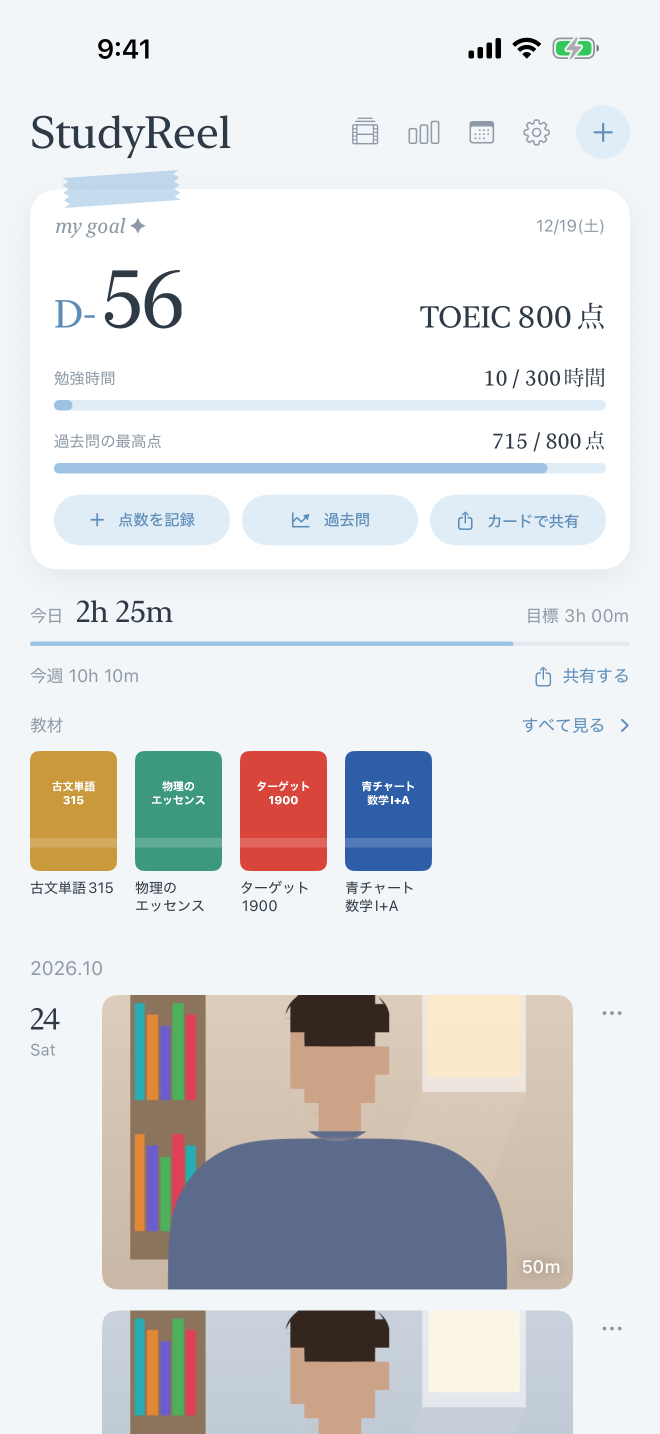
#> input picture tools/pv/assets/home18.png, 1320 x 2868 px (shown at 1/2 size)
$ python thumbs.py
#> lines starting #> are read from the running program, lines starting #| are printed output that depends on the picture; after the words box and inside, x2 and y2 are one past the last pixel; in counts of white or black regions, pixels touching at a corner belong together
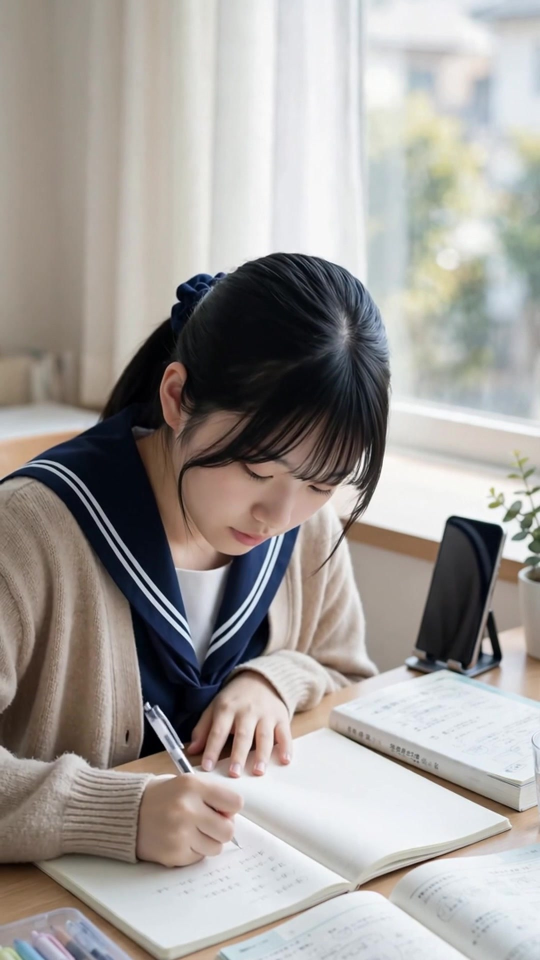
#> input picture tools/pv/assets/tl-noon.jpg, 1080 x 1920 px (shown at 1/2 size)
#!/usr/bin/env python3
"""アプリの画面（スクショ）の中のサムネイルを、assets の写真に差し替えた画像を作る。

デモの記録は平たいイラストの人なので、PV では写真に置き換える。
位置はスクショ（1320×2868）のピクセルで、画面が変わったら測り直す。

  python3 thumbs.py        # assets/ と assets/en/ に *-photo.png を書く
"""
import os

from PIL import Image, ImageDraw, ImageFont

HERE = os.path.dirname(os.path.abspath(__file__))
A = os.path.join(HERE, "assets")
PHOTOS = ["tl-morning.jpg", "tl-noon.jpg", "tl-night.jpg", "tl-stretch.jpg"]

# 画面 → [(左, 上, 右, 下, 角の丸み, 写真の番号, 右下の文字)]
SPOTS = {
    "home18.png": [(204, 1990, 1146, 2579, 28, 1, "50m"), (204, 2621, 1146, 3210, 28, 0, "")],
    "share.png": [(126, 1772, 1194, 2222, 24, 1, "")],
    "vlog.png": [(60, 700, 348, 880, 16, 0, ""), (372, 700, 660, 880, 16, 1, ""),
                 (684, 700, 972, 880, 16, 2, ""), (996, 700, 1284, 880, 16, 3, "")],
}


def cover(photo, w, h, focus_y=0.4):
    """写真を w×h に切り抜く（顔が入るように少し上を中心に）"""
#> called with w = 942, h = 589, focus_y = 0.4
    scale = max(w / photo.width, h / photo.height)
#> scale = 0.872
    p = photo.resize((round(photo.width * scale), round(photo.height * scale)), Image.LANCZOS)
    left = (p.width - w) // 2
#> left = 0
    top = int((p.height - h) * focus_y)
#> top = 434
    return p.crop((left, top, left + w, top + h))
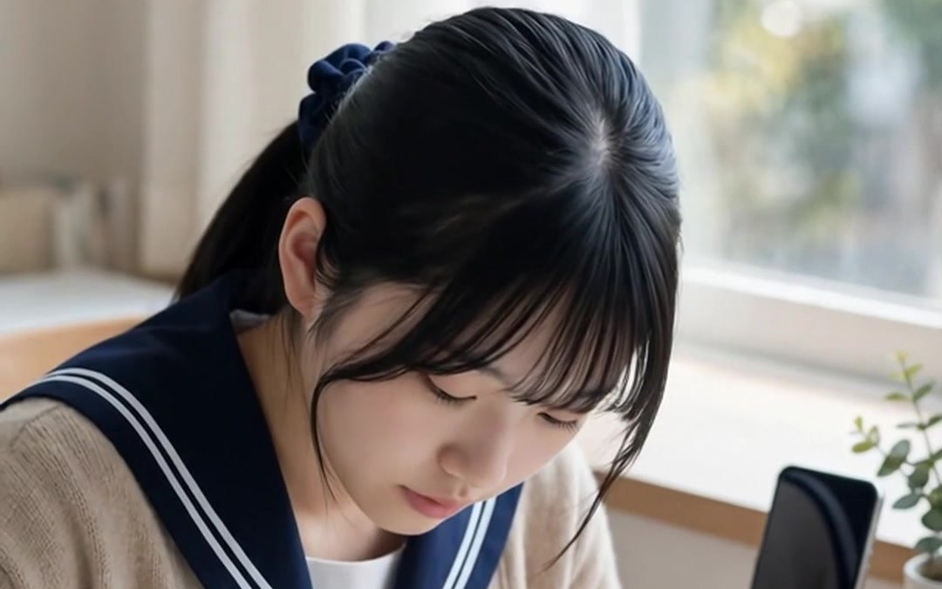
#> returned value: PIL image 942x589 RGBA; mean R, G, B, A 125.1, 119.8, 116.2, 255


def patch(src, dst, spots):
    shot = Image.open(src).convert("RGBA")
    font = ImageFont.truetype(os.path.join(HERE, "fonts", "ZenKakuGothicNew-Medium.ttf"), 30)
    for left, top, right, bottom, radius, index, label in spots:
        w, h = right - left, bottom - top
        photo = cover(Image.open(os.path.join(A, PHOTOS[index])).convert("RGBA"), w, h)
        mask = Image.new("L", (w, h), 0)
#> mask: PIL image 942x589 L; every value is 0
        ImageDraw.Draw(mask).rounded_rectangle((0, 0, w - 1, h - 1), radius=radius, fill=255)
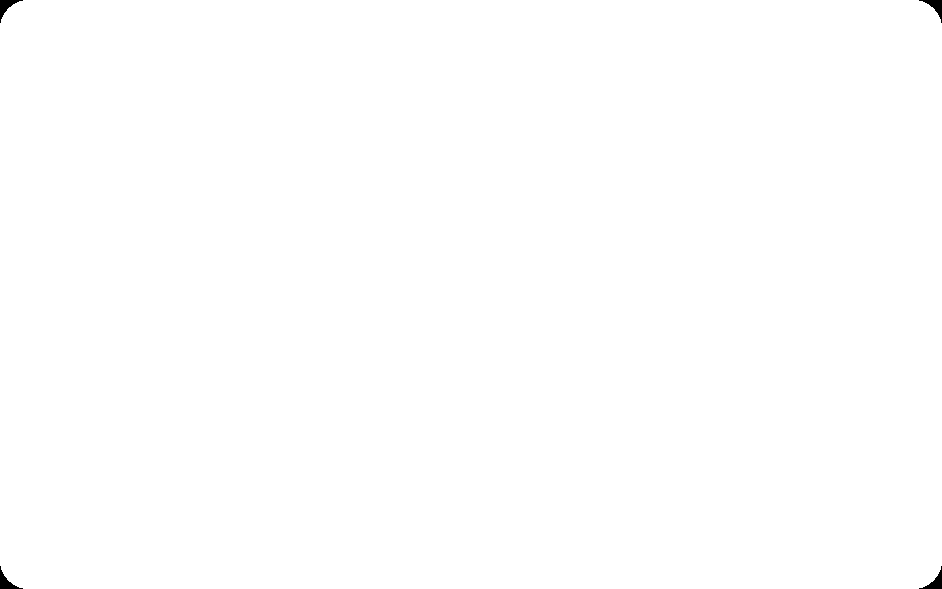
#> mask: PIL image 942x589 L; 99.9% white; 4 black regions, box (x1, y1, x2, y2) and area: (0, 0, 23, 23) 174, (919, 0, 942, 23) 174, (0, 566, 23, 589) 174, (919, 566, 942, 589) 174
        # 画面の下で切れている枠は、切れたまま貼る
        visible = (0, 0, w, min(h, shot.height - top))
#> visible = (0, 0, 942, 589)
        shot.paste(photo.crop(visible), (left, top), mask.crop(visible))
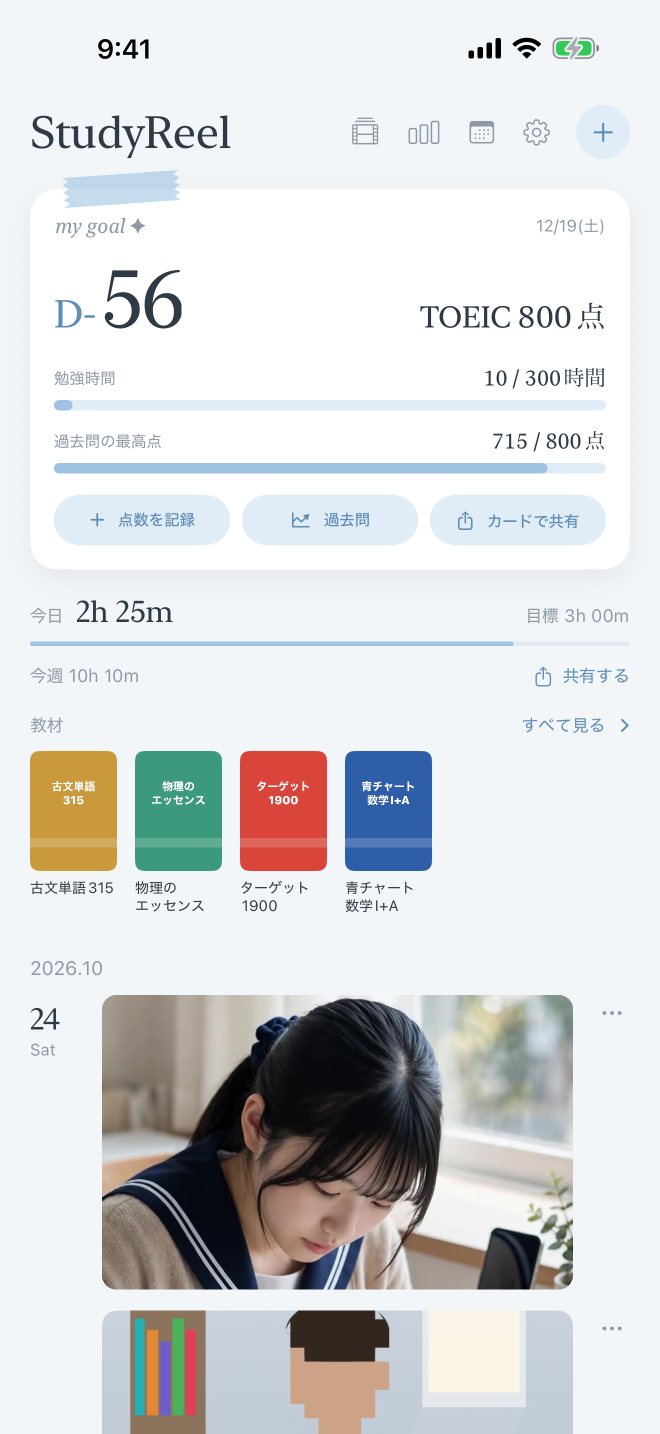
#> shot: PIL image 1320x2868 RGBA (shown at 1/2 size); mean R, G, B, A 215.5, 216.5, 217.5, 255
        if label:
            draw = ImageDraw.Draw(shot)
            x, y = right - 26, bottom - 22
            draw.text((x + 1, y + 2), label, font=font, fill=(0, 0, 0, 90), anchor="rd")
            draw.text((x, y), label, font=font, fill=(255, 255, 255, 255), anchor="rd")
    shot.convert("RGB").save(dst)
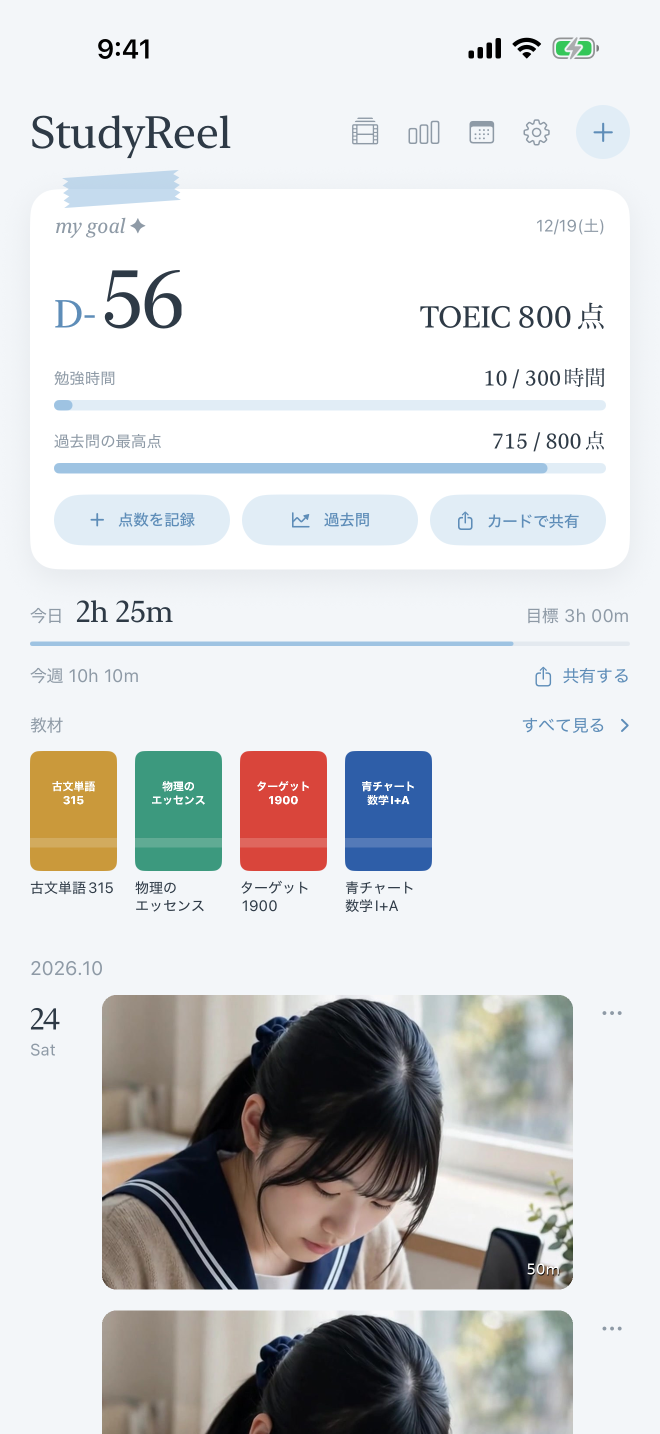
#> saved as home18-photo.png: PIL image 1320x2868 RGB (shown at 1/2 size); mean R, G, B 211.8, 212.9, 213.9


for name, spots in SPOTS.items():
    for folder in (A, os.path.join(A, "en")):
        src = os.path.join(folder, name)
        if os.path.exists(src):
            patch(src, os.path.join(folder, name.replace(".png", "-photo.png")), spots)
            print("wrote", os.path.join(folder, name.replace(".png", "-photo.png")))
#> pass 2 of the loop `for name, spots in SPOTS.items():`:
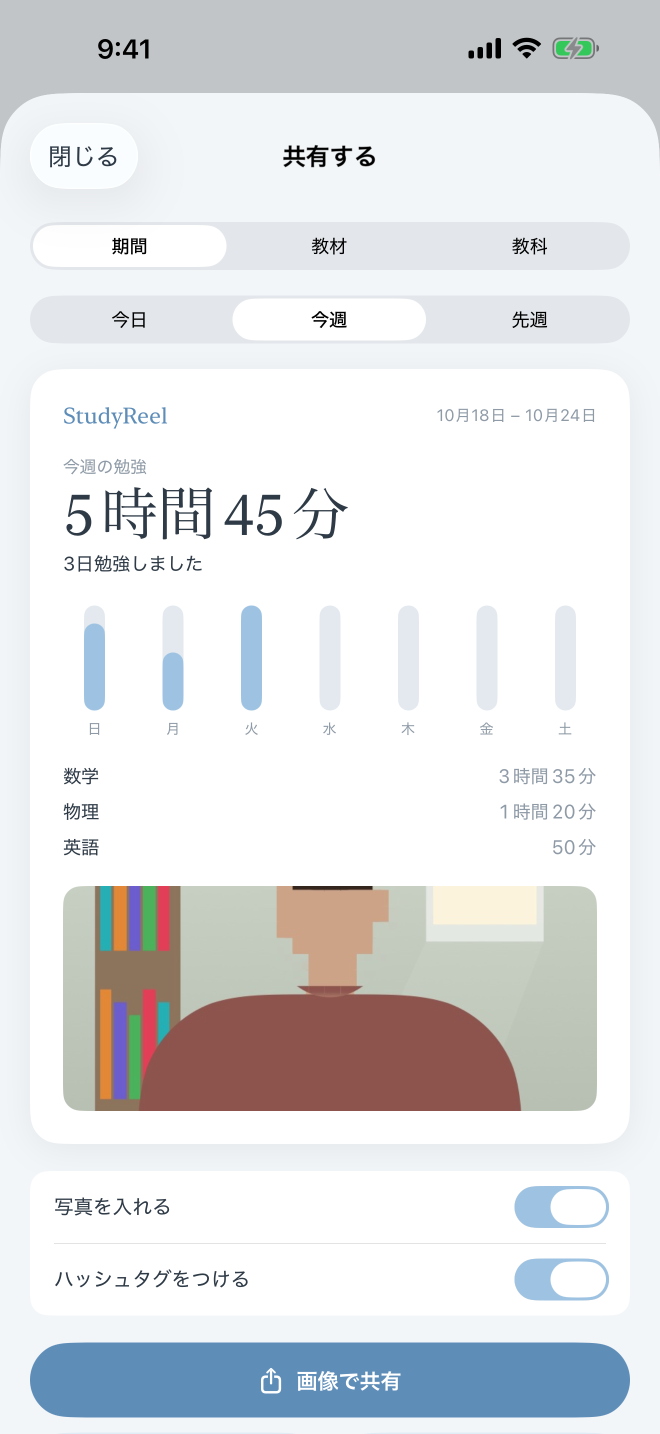
#> input picture tools/pv/assets/share.png, 1320 x 2868 px (shown at 1/2 size)
#> p: PIL image 1068x1899 RGBA
#> in patch (call 3), `ImageDraw.Draw(mask).rounded_rectangle((0, 0, w - 1, h - 1), radius=ra..`:
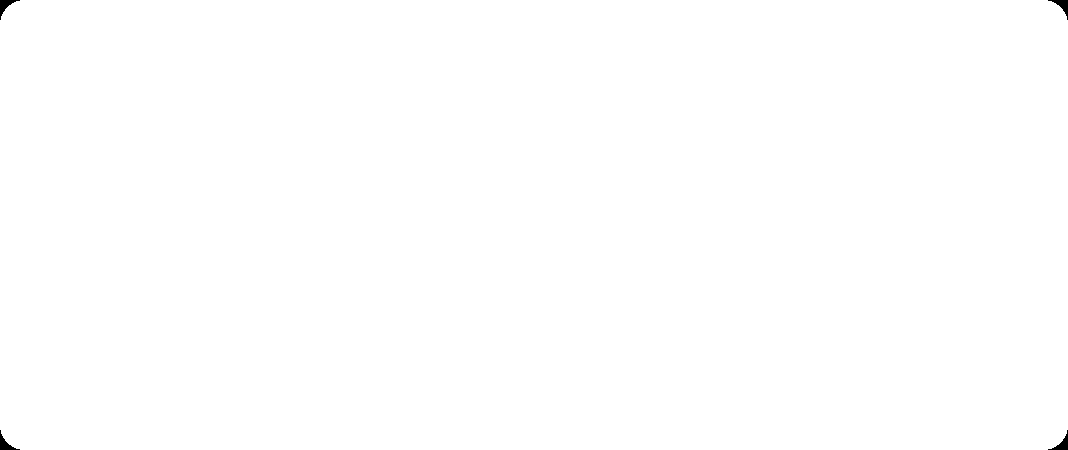
#> mask: PIL image 1068x450 L; 99.9% white; 4 black regions, box (x1, y1, x2, y2) and area: (0, 0, 20, 20) 131, (1048, 0, 1068, 20) 131, (0, 430, 20, 450) 131, (1048, 430, 1068, 450) 131
#> in patch (call 3), `shot.paste(photo.crop(visible), (left, top), mask.crop(visible))`:
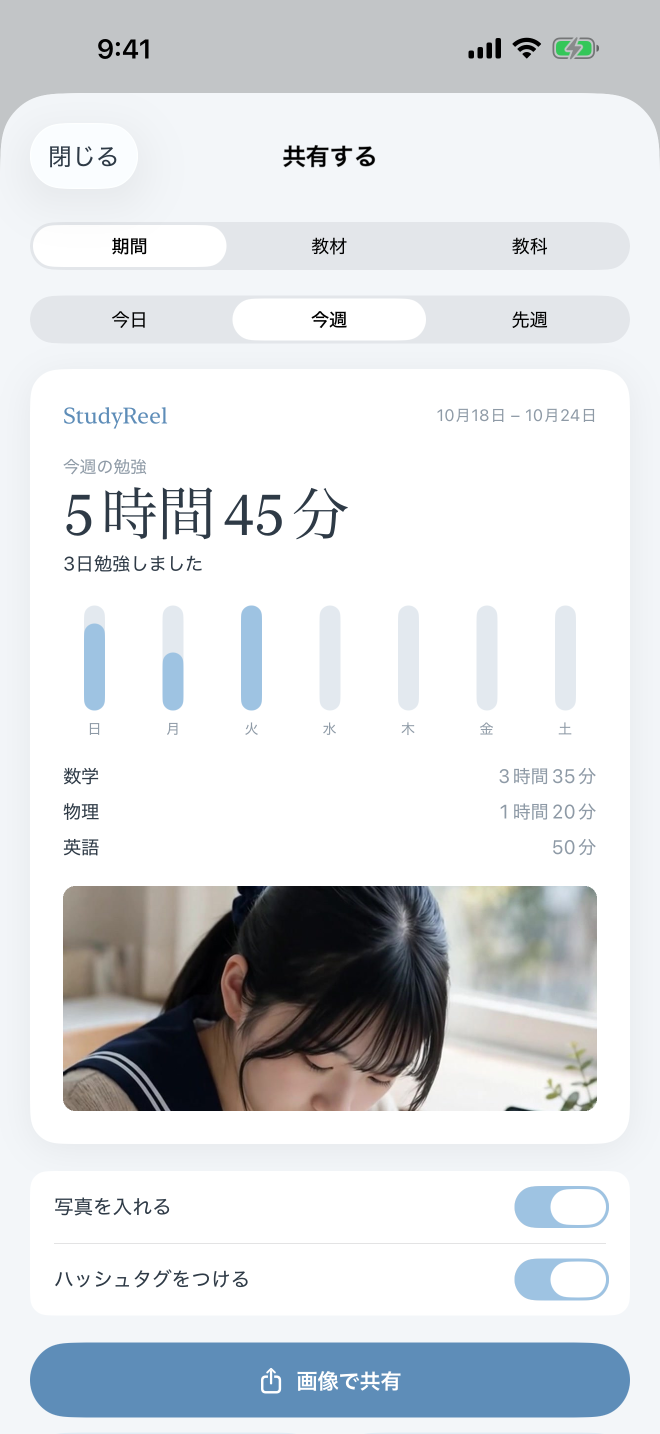
#> shot: PIL image 1320x2868 RGBA (shown at 1/2 size); mean R, G, B, A 218.3, 221.4, 224.4, 255
